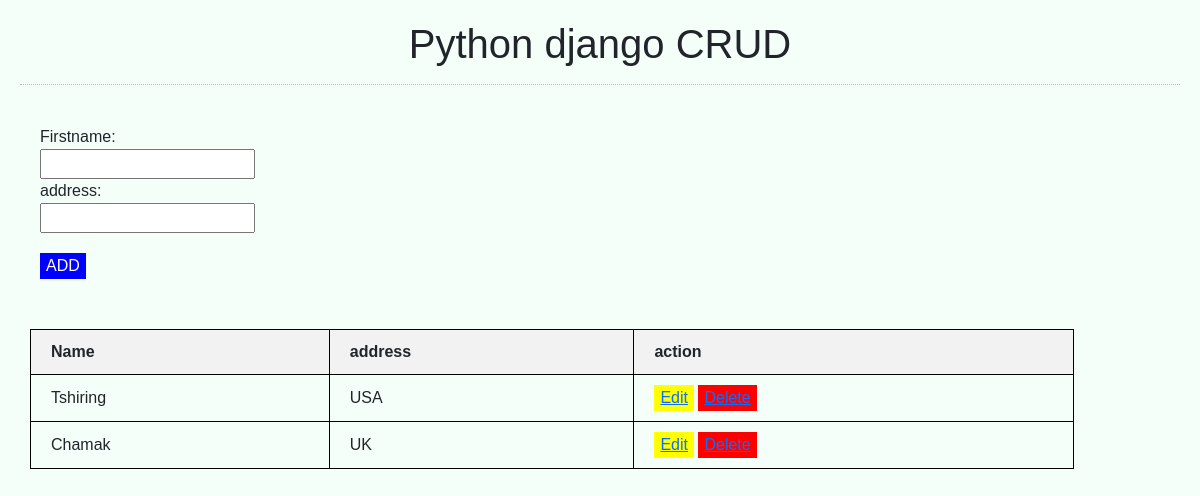
The app's page /, older data.
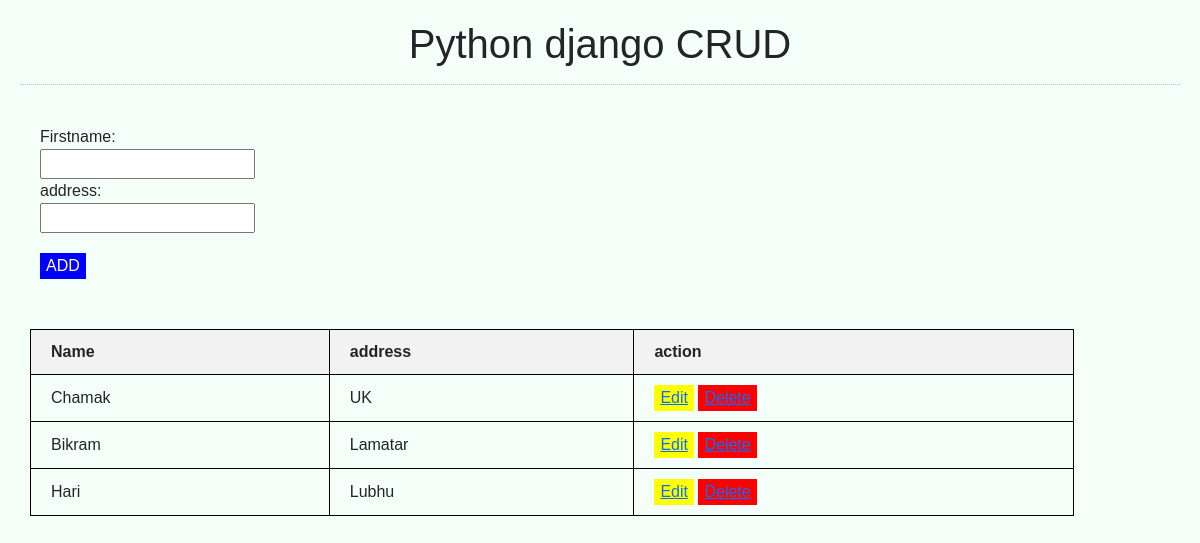
The same page, newer data.
### home/models.py (models this page shows, shortened)
class Detail(models.Model):
    firstname = models.CharField(max_length=200)
    address = models.CharField(max_length=200)

### home/views.py (the view)
# urls.py: path('', views.index, name='home'),
def index(request):
    views ={}
    views['detail'] = Detail.objects.all()
    return render(request, 'index.html', views)

### templates/index.html (shortened to what this page needs)
{% extends 'base.html' %}
{% block content %}
<form action="adds" method="POST">
    <div class = "form">
        <label>Firstname: </label>
    <input type="text" name="firstname" required>
        <label>address: </label>
    <input type="text" name="address" required>
    <button type="submit" class ="lol"> ADD</button>
</div>
</form>
<table id="prank">
<thead>
<tr>
    <th> Name </th>
    <th> address </th>
    <th> action </th>
</tr>
</thead>
<tbody>
{% for member in detail %}
    <tr>
        <td>{{ member.firstname }}</td>
        <td>{{ member.address }}</td>
        <td>  <button class="ed" > <a href="edits/{{ member.id }}/"> Edit </a> </button> <button class ="del" ><a href="deletes/{{ member.id}}/"> Delete </a> </button> </td>
    </tr>
{% endfor %}
</tbody>
</table>
{% endblock %}

Row changes from the older to the newer data that the page shows:
removed Detail: firstname "Tshiring", address "USA"
added Detail: firstname "Bikram", address "Lamatar"
added Detail: firstname "Hari", address "Lubhu"
